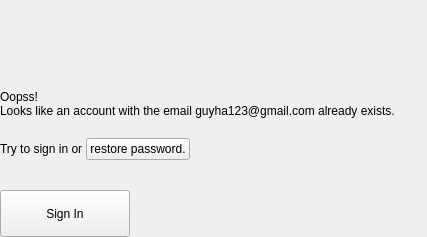
          <widget class="QWidget" name="acc_created_error_page">
           <layout class="QVBoxLayout" name="acc_created_error_layout">
            <property name="spacing">
             <number>0</number>
            </property>
            <property name="leftMargin">
             <number>0</number>
            </property>
            <property name="topMargin">
             <number>0</number>
            </property>
            <property name="rightMargin">
             <number>0</number>
            </property>
            <property name="bottomMargin">
             <number>0</number>
            </property>
            <item alignment="Qt::AlignHCenter|Qt::AlignVCenter">
             <widget class="QFrame" name="acc_create_error_main_frame">
              <layout class="QVBoxLayout" name="acc_create_error_main_layout">
               <property name="spacing">
                <number>0</number>
               </property>
               <property name="leftMargin">
                <number>0</number>
               </property>
               <property name="topMargin">
                <number>0</number>
               </property>
               <property name="rightMargin">
                <number>0</number>
               </property>
               <property name="bottomMargin">
                <number>0</number>
               </property>
               <item>
                <widget class="QLabel" name="acc_create_error_icon">
                 <property name="minimumSize">
                  <size>
                   <width>69</width>
                   <height>60</height>
                  </size>
                 </property>
                 <property name="maximumSize">
                  <size>
                   <width>69</width>
                   <height>60</height>
                  </size>
                 </property>
                </widget>
               </item>
               <item>
                <spacer name="verticalSpacer_2">
                 <property name="orientation">
                  <enum>Qt::Vertical</enum>
                 </property>
                 <property name="sizeHint" stdset="0">
                  <size>
                   <width>20</width>
                   <height>30</height>
                  </size>
                 </property>
                </spacer>
               </item>
               <item>
                <widget class="QLabel" name="acc_create_error_header">
                 <property name="text">
                  <string>Oopss!</string>
                 </property>
                 <property name="alignment">
                  <set>Qt::AlignJustify|Qt::AlignVCenter</set>
                 </property>
                 <property name="wordWrap">
                  <bool>true</bool>
                 </property>
                </widget>
               </item>
               <item>
                <widget class="QLabel" name="acc_create_error_text">
                 <property name="minimumSize">
                  <size>
                   <width>427</width>
                   <height>0</height>
                  </size>
                 </property>
                 <property name="maximumSize">
                  <size>
                   <width>427</width>
                   <height>16777215</height>
                  </size>
                 </property>
                 <property name="text">
                  <string>Looks like an account with the email guyha123@gmail.com already exists.</string>
                 </property>
                 <property name="wordWrap">
                  <bool>true</bool>
                 </property>
                </widget>
               </item>
               <item alignment="Qt::AlignLeft">
                <widget class="QFrame" name="acc_create_error_bot_frame">
                 <layout class="QHBoxLayout" name="acc_create_error_bot_layout">
                  <property name="spacing">
                   <number>0</number>
                  </property>
                  <property name="leftMargin">
                   <number>0</number>
                  </property>
                  <property name="topMargin">
                   <number>20</number>
                  </property>
                  <property name="rightMargin">
                   <number>0</number>
                  </property>
                  <property name="bottomMargin">
                   <number>30</number>
                  </property>
                  <item>
                   <widget class="QLabel" name="acc_create_error_text_2">
                    <property name="text">
                     <string>Try to sign in or </string>
                    </property>
                   </widget>
                  </item>
                  <item>
                   <widget class="QPushButton" name="acc_create_error_bot_but">
                    <property name="cursor">
                     <cursorShape>PointingHandCursor</cursorShape>
                    </property>
                    <property name="text">
                     <string>restore password.</string>
                    </property>
                   </widget>
                  </item>
                 </layout>
                </widget>
               </item>
               <item>
                <widget class="QPushButton" name="acc_create_error_butt">
                 <property name="minimumSize">
                  <size>
                   <width>130</width>
                   <height>47</height>
                  </size>
                 </property>
                 <property name="maximumSize">
                  <size>
                   <width>130</width>
                   <height>47</height>
                  </size>
                 </property>
                 <property name="cursor">
                  <cursorShape>PointingHandCursor</cursorShape>
                 </property>
                 <property name="text">
                  <string>Sign In</string>
                 </property>
                </widget>
               </item>
              </layout>
             </widget>
            </item>
           </layout>
          </widget>
